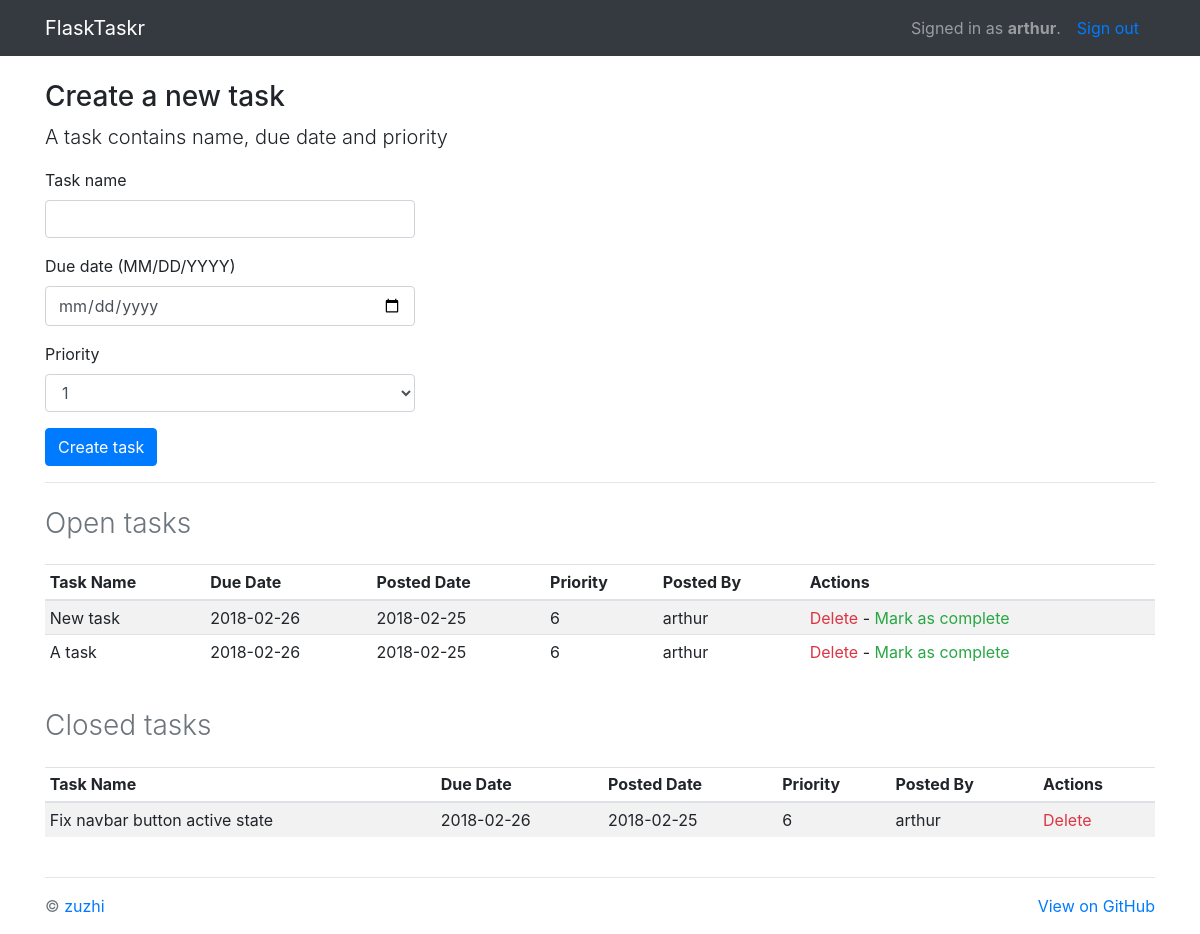
/tasks/ (signed in), run on an earlier commit of the app's database.
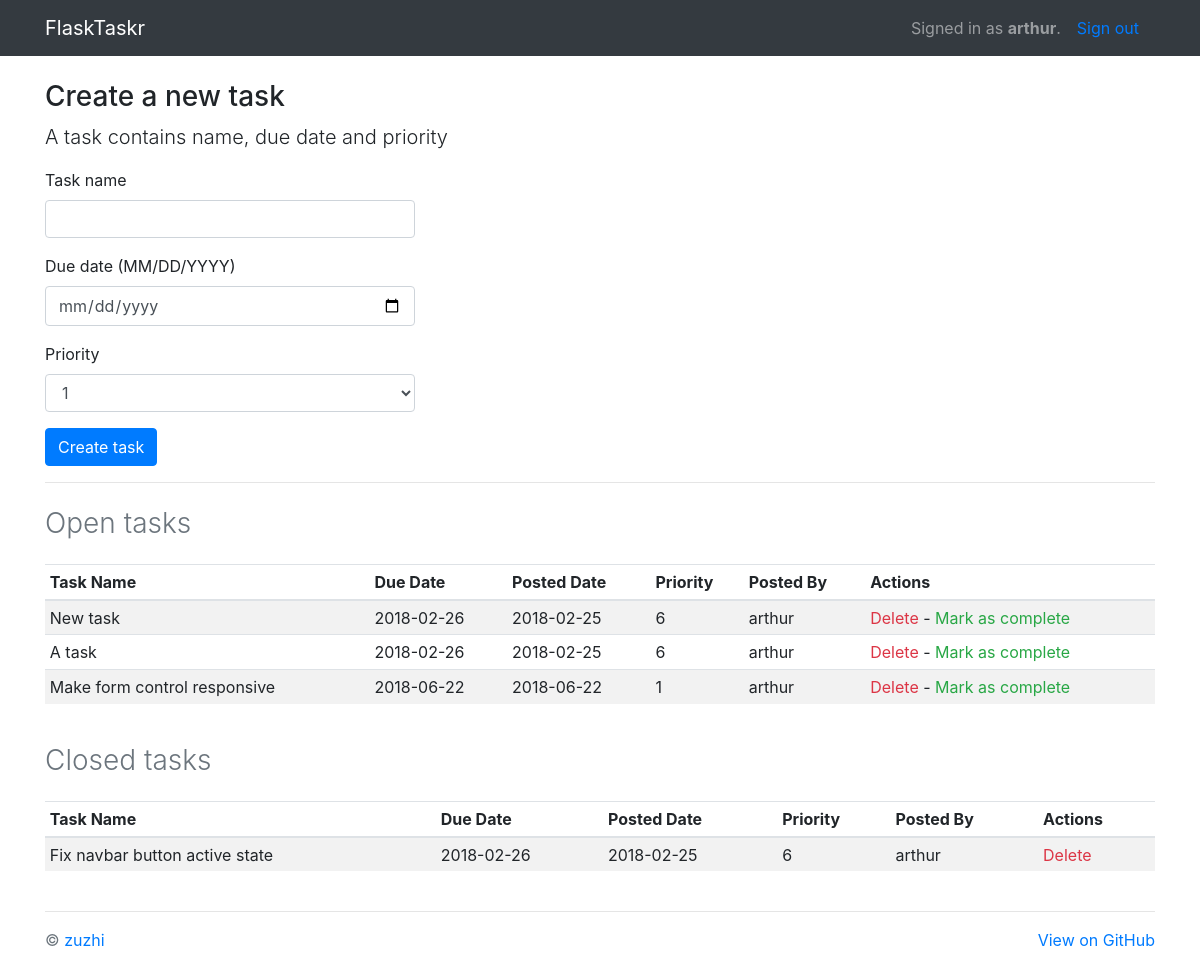
And on a later commit of the database.
### project/models.py (models this page shows, shortened)
class Task(db.Model):
    __tablename__ = "tasks"
    task_id = db.Column(db.Integer, primary_key=True)
    name = db.Column(db.String, nullable=False)
    due_date = db.Column(db.Date, nullable=False)
    priority = db.Column(db.Integer, nullable=False)
    posted_date = db.Column(db.Date, default=datetime.datetime.utcnow())
    status = db.Column(db.Integer)
    user_id = db.Column(db.Integer, db.ForeignKey('users.id'))

class User(db.Model):
    __tablename__ = "users"
    id = db.Column(db.Integer, primary_key=True)
    name = db.Column(db.String, unique=True, nullable=False)
    email = db.Column(db.String, unique=True, nullable=False)
    password = db.Column(db.String, nullable=False)
    tasks = db.relationship('Task', backref='poster')
    role = db.Column(db.String, default='user')

### project/tasks/views.py (the view)
@tasks_blueprint.route('/tasks/')
@login_required
def tasks():
    return render_template(
        'tasks.html',
        form=AddTaskForm(request.form),
        open_tasks=open_tasks(),
        closed_tasks=closed_tasks(),
        username=session['name']
    )

### project/tasks/forms.py
class AddTaskForm(FlaskForm):
    task_id = IntegerField()
    name = StringField('Task Name', validators=[DataRequired()])
    due_date = DateField(
        'Date Due (mm/dd/yyyy)',
        validators=[DataRequired()], format='%m/%d/%Y'
    )
    priority = SelectField(
        'Priority',
        validators=[DataRequired()],
        choices=[
            ('1', '1'), ('2', '2'), ('3', '3'), ('4', '4'), ('5', '5'),
            ('6', '6'), ('7', '7'), ('8', '8'), ('9', '9'), ('10', '10')
        ]
    )
    status = IntegerField('Status')

### project/tasks/views.py (called while the page is built)
def login_required(test):
    @wraps(test)
    def wrap(*args, **kwargs):
        if 'logged_in' in session:
            return test(*args, **kwargs)
        else:
            flash('You need to login first.')
            return redirect(url_for('users.login'))
    return wrap

def open_tasks():
    return db.session.query(Task).filter_by(
        status='1').order_by(Task.due_date.asc(), Task.priority.asc())

def closed_tasks():
    return db.session.query(Task).filter_by(
        status='0').order_by(Task.due_date.asc())

### project/templates/tasks.html (shortened to what this page needs)
{% extends "_base.html" %}
{% block content %}
<form action="{{ url_for('tasks.new_task') }}" method="post" class="inline-form">
  <h3>Create a new task</h3>
  <p class="lead">A task contains name, due date and priority</p>
  <div class="form-group">
    <label for="name">Task name</label>
    {{ form.name(placeholder="", class_="form-control col-md-4", id="name", required="required") }}
  </div>
  <div class="form-group">
    <label for="due_date">Due date (MM/DD/YYYY)</label>
    {{ form.due_date(placeholder="", class_="form-control col-md-4", id="dueDate", required="required") }}
  </div>
  <div class="form-group">
    <label for="priority">Priority</label>
    {{ form.priority(placeholder="priority", class_="form-control col-md-4", id="priority", required="required") }}
  </div>
  <button class="btn btn-primary" type="submit">Create task</button>
</form>
<hr>
<section class="entries mt-4">
  <h3 class="mb-4 text-muted font-weight-light">Open tasks</h3>
  <div class="table-responsive">
    <table class="table table-striped table-sm">
      <thead>
        <tr>
          <th>Task Name</th>
          <th>Due Date</th>
          <th>Posted Date</th>
          <th>Priority</th>
          <th>Posted By</th>
          <th>Actions</th>
        </tr>
      </thead>
      {% for task in open_tasks %}
      <tr>
        <td>{{ task.name }}</td>
        <td>{{ task.due_date }}</td>
        <td>{{ task.posted_date }}</td>
        <td>{{ task.priority }}</td>
        <td>{{ task.poster.name }}</td>
        <td>
          {% if task.poster.name == session.name or session.role == "admin" %}
          <a href="{{ url_for('tasks.delete_entry', task_id = task.task_id) }}" class="text-danger">Delete</a>  -
          <a href="{{ url_for('tasks.complete', task_id = task.task_id) }}" class="text-success">Mark as complete</a>
          {% else %}
          <span>N/A</span>
          {% endif %}
        </td>
      </tr>
      {% endfor %}
    </table>
  </div>
</section>
<section class="entries mt-4">
  <h3 class="mb-4 text-muted font-weight-light">Closed tasks</h3>
  <div class="table-responsive">
    <table class="table table-striped table-sm">
      <thead>
        <tr>
          <th>Task Name</th>
          <th>Due Date</th>
          <th>Posted Date</th>
          <th>Priority</th>
          <th>Posted By</th>
          <th>Actions</th>
        </tr>
      </thead>
      {% for task in closed_tasks %}
      <tr>
        <td>{{ task.name }}</td>
        <td>{{ task.due_date }}</td>
        <td>{{ task.posted_date }}</td>
        <td>{{ task.priority }}</td>
        <td>{{ task.poster.name }}</td>
        <td>
          {% if task.poster.name == session.name or session.role == "admin" %}
          <a href="{{ url_for('tasks.delete_entry', task_id = task.task_id) }}" class="text-danger">Delete</a>
          {% else %}
          <span>N/A</span>
          {% endif %}
        </td>
      </tr>
      {% endfor %}
    </table>
  </div>
</section>
{% endblock %}

What changed in the data, as far as the page shows it:
added Task: name "Make form control responsive", due_date "2018-06-22", posted_date "2018-06-22", priority "1", poster.name "arthur", shown under "Open tasks"
